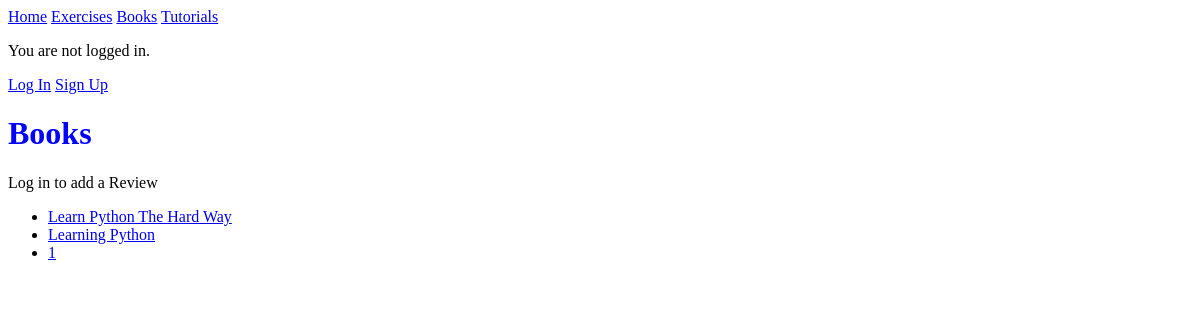
The page /books/ on the database its author committed.
### books/models.py (models this page shows, shortened)
class BooksReview(models.Model):
    name = models.CharField(max_length=100, null=True)
    author = models.CharField(max_length=50, null=True)
    description = models.TextField()
    quality = models.CharField(max_length=10, null=True)
    difficulty = models.CharField(max_length=10, null=True)
    skill_level = models.CharField(max_length=10, null=True)

### books/views.py (the view)
# urls.py: path('', HomeListView.as_view(), name='books_index'),
class HomeListView(ListView):
    queryset = BooksReview.objects.all()        # Queryset Collection of items is fetched to a variable
    template_name = 'books.html'                # This template will display all book reviews in a list
    model = BooksReview                         # Model which will be displayed in a List

### templates/books.html
{% extends "base.html" %}
{% block content %}
    <h1>Books</h1>
        {% if user.is_authenticated %}
            <p><a href="{% url 'books_create_review' %}">Add a Review</a></p>
        {% else %}
            <p>Log in to add a Review</p>
        {% endif %}
    <ul>
    {%  for review in object_list %}
        <li>
            <a href="{%  url 'books_detail' id=review.id %}">{{ review.name }}</a>
        </li>
    {%  endfor %}
    </ul>
{% endblock %}

### static/css/style.css (style rules this page uses)
h1 { color: blue; }
html { background: url("../images/background.png") no-repeat center center fixed; -webkit-background-size: cover; -moz-background-size: cover; -o-background-size: cover; background-size: cover; }

### rows shown on the page
BooksReview: name "Learn Python The Hard Way"
BooksReview: name "Learning Python"
BooksReview: name "1"
